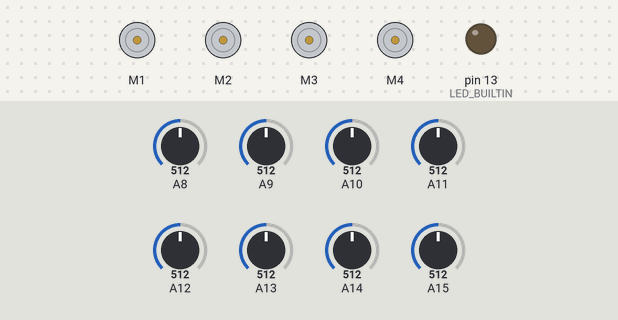
Simulated run of this sketch. Board: Arduino Mega 2560, built with avr-gcc and run on an emulated ATmega2560. Shown: 4 × DC motor (green arrow = forward, orange = backward, longer = faster), output pins drawn as LEDs (lit = HIGH). The test bench sets the inputs (shaded band); at power-on: A8 = 512, A9 = 512, A10 = 512, A11 = 512, A12 = 512, A13 = 512, A14 = 512, A15 = 512. What the sketch prints to the serial monitor is not drawn.

Above: at 0.1 s.
At 0.6 s:
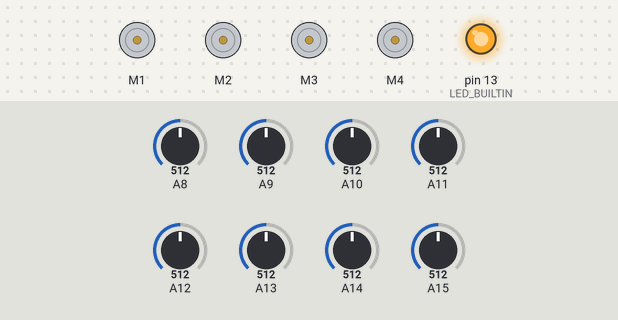
At 3.6 s:
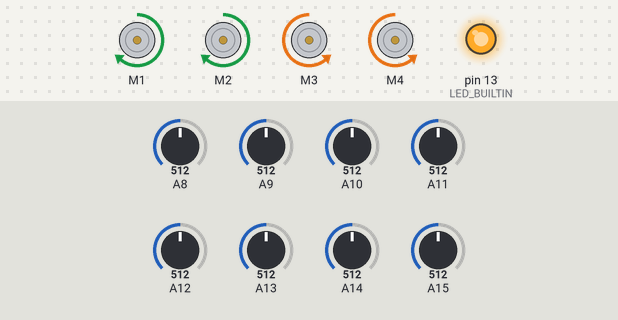
At 21.7 s:
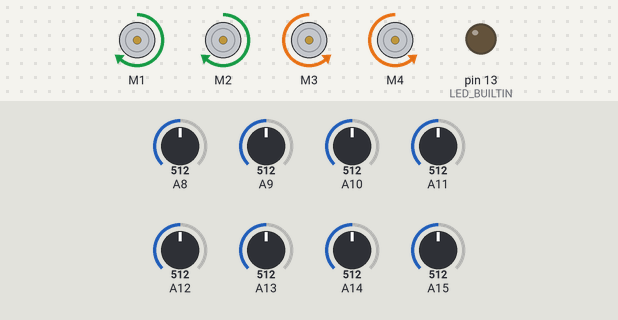
At 24.7 s:
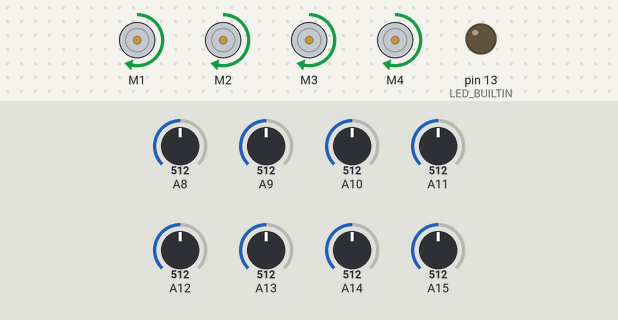
Timing chart, 0 to 26.2 s (numbered marks = the images above):
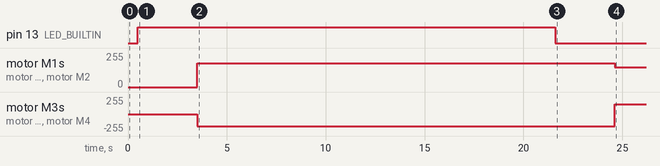

The sketch:

Pista_B_candidates.ino
```cpp
#include <AFMotor.h>
#include <QTRSensors.h>

QTRSensors qtr;

#define Kp 0.065
#define Kd 0.0001
#define MaxSpeed 230
#define BaseSpeed 150
#define SpeedTurn 180
#define CheckPoint 800

const uint8_t SensorCount = 8;
// IR Sensors Count
uint16_t sensorValues[SensorCount];

// Configuración de los motores
AF_DCMotor motor1(1);  // Motor en el puerto M1
AF_DCMotor motor2(2);  // Motor en el puerto M2
AF_DCMotor motor3(3);  // Motor en el puerto M3
AF_DCMotor motor4(4);  // Motor en el puerto M4

int lastError = 0;

void setup()
{
    qtr.setTypeAnalog();
    qtr.setSensorPins((const uint8_t[]){A8, A9, A10, A11, A12, A13, A14, A15}, SensorCount);

    Serial.begin(9600);
    delay(500);

    pinMode(LED_BUILTIN, OUTPUT);

    // LED turns ON to indicate the start of the calibration
    digitalWrite(LED_BUILTIN, HIGH);
    delay(3000);

    for (int i = 0; i < 400; i++)
    {
        // Los motores giran para permitir la calibración en movimiento
        setMotorSpeeds(SpeedTurn, -SpeedTurn); // Uno hacia adelante y otro hacia atrás
        qtr.calibrate();
        delay(20);
    }

    digitalWrite(LED_BUILTIN, LOW);
    delay(3000);
}

void loop()
{
    followLine();
}

void followLine(){
    uint16_t position = qtr.readLineBlack(sensorValues);
    for (uint8_t i = 0; i < SensorCount; i++)
    {
        Serial.print(sensorValues[i]);
        Serial.print('\t');
    }
    Serial.println(position);

    // Demasiado a la derecha, el robot gira a la izquierda
    if(position > 3800)
    {
        setMotorSpeeds(BaseSpeed, -BaseSpeed); // Un par de motores gira en direcciones opuestas
        return;
    }

    // Demasiado a la izquierda, el robot gira a la derecha
    if(position < 2900)
    {
        setMotorSpeeds(-BaseSpeed, BaseSpeed); // El otro par de motores gira en direcciones opuestas
        return;
    }

    int error = position - 3500;
    int motorSpeed = Kp * error + Kd * (error - lastError);
    lastError = error;

    Serial.print("Error: ");
    Serial.println(error);

    int rightMotorSpeed = BaseSpeed + motorSpeed;
    int leftMotorSpeed = BaseSpeed - motorSpeed;

    // Limitar las velocidades dentro del máximo permitido
    rightMotorSpeed = constrain(rightMotorSpeed, 0, MaxSpeed);
    leftMotorSpeed = constrain(leftMotorSpeed, 0, MaxSpeed);

    // Ajustar las velocidades de cada par de motores
    setMotorSpeeds(leftMotorSpeed, rightMotorSpeed);
}

void setMotorSpeeds(int leftSpeed, int rightSpeed) {
    // Controla la velocidad y dirección de cada motor
    motor1.setSpeed(abs(leftSpeed));
    motor2.setSpeed(abs(leftSpeed));
    motor3.setSpeed(abs(rightSpeed));
    motor4.setSpeed(abs(rightSpeed));

    // Establece la dirección según la velocidad
    if (leftSpeed > 0) {
        motor1.run(FORWARD);
        motor2.run(FORWARD);
    } else {
        motor1.run(BACKWARD);
        motor2.run(BACKWARD);
    }

    if (rightSpeed > 0) {
        motor3.run(FORWARD);
        motor4.run(FORWARD);
    } else {
        motor3.run(BACKWARD);
        motor4.run(BACKWARD);
    }
}
```

Measured:
- by itself, motor M1, motor M2: stopped → forward 180/255 at 3.5 s, → forward 150/255 21.1 s later
- by itself, motor M3, motor M4: stopped → backward 180/255 at 3.5 s, → forward 150/255 21.1 s later
